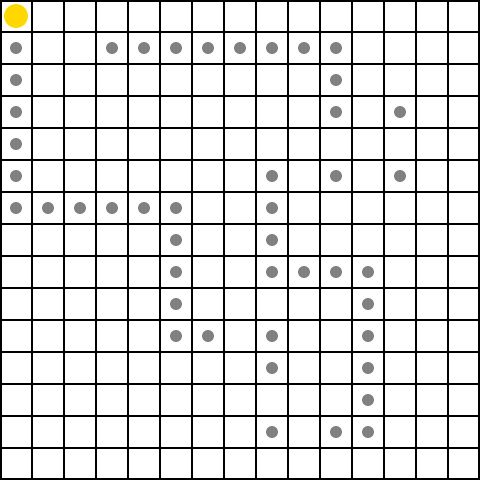

Tiled map render using the project's own tile images. Description and the map definition, with tile-layer contents summarised, below:
An orthogonal 15x15 tile map with 32x32 px tiles, 3 tile layers (Ground, Food, Rat).

<map version="1.0" tiledversion="1.0.3" orientation="orthogonal" renderorder="left-down" width="15" height="15" tilewidth="32" tileheight="32" nextobjectid="1">
 <tileset firstgid="1" source="../images/Tsx/Ground.tsx" />
 <layer name="Ground" width="15" height="15">
  <data>[225 cells, 225 non-empty, 9 distinct tile ids]</data>
 </layer>
 <layer name="Food" width="15" height="15">
  <data>[225 cells, 225 non-empty, 2 distinct tile ids]</data>
 </layer>
 <layer name="Rat" width="15" height="15">
  <data>[225 cells, 225 non-empty, 2 distinct tile ids]</data>
 </layer>
</map>